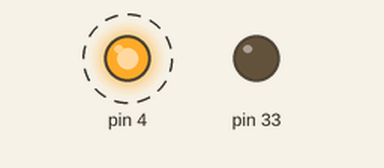
Bench run of a program on a simulated MicroPython board. On the bench: output pins drawn as LEDs (lit = HIGH). Dashed ring = blinking. At 5.4 s the program stops and its outputs stay as they are.

Above: at 0.15 s.
Timing chart, 0 to 3.0 s (numbered marks = the images above):
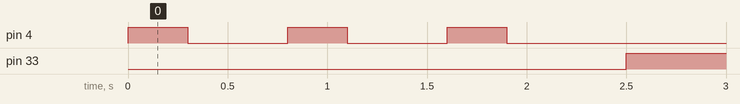

Measured:
- by itself, pin 4: alternates HIGH for 0.30 s and LOW for 0.50 s, 6 changes in all, then stays LOW
- by itself, pin 33: alternates HIGH for 0.90 s and LOW for 0.10 s, 5 changes in all, then stays HIGH

The program:

ex5.py
```python
from machine import Pin
import time
def blink_flash(pin_no, times, on, off):
    if pin_no == 4 :
        ON = 1
        OFF = 0
    else :
        ON = 0
        OFF = 1
    led_controller = Pin(pin_no, Pin.OUT, value=0)
    for _ in range(times):
        led_controller.value(ON)
        time.sleep_ms(on)
        led_controller.value(OFF)
        time.sleep_ms(off)
blink_flash(4, 3, 300, 500)
blink_flash(33, 3, 100, 900)
```
